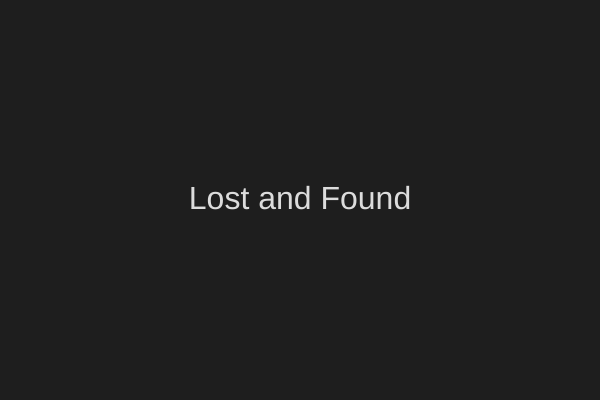
Frame 1 (no input)
Frame 60 (no input): identical to frame 1, image omitted
Frame 120 (the mouse pressed at the canvas centre since frame 60): identical to frame 1, image omitted

The p5.js sketch that drew this single still picture (run headless with seeded random() and noise() and a simulated clock; from frame 60 on, the mouse is pressed at the canvas centre):

// p5.js sketch
// ── sketch.js
function setup() {
  createCanvas(600, 400);
  background(30);

  fill(220);
  textAlign(CENTER, CENTER);
  textSize(32);
  text("Lost and Found", width / 2, height / 2);
}

function draw() {
  // 暂时留空
}
